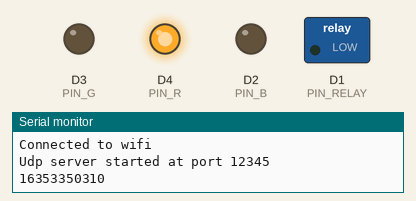
Simulated run of this sketch. Board: ESP8266 (NodeMCU). Parts: switched loads named in the sketch (green lamp = pin HIGH), output pins drawn as LEDs (lit = HIGH), the last lines printed to the serial monitor. WiFi joins after 1.5 s; servers stay silent unless stated.

Above: at 1.6 s.
At 2.1 s:
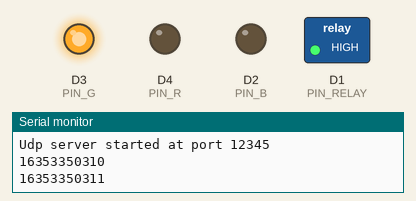
At 2.6 s:
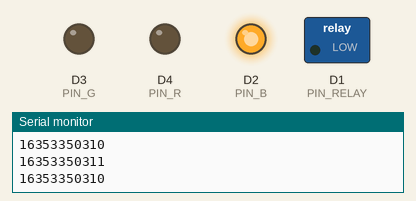
At 3.6 s:
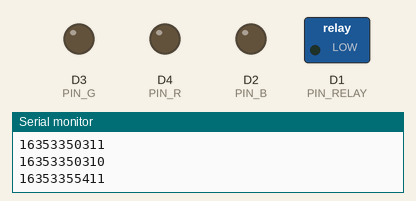
Timing chart, 0 to 5.1 s (numbered marks = the images above):
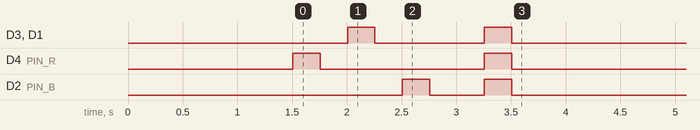

The sketch:

YBCA_NODEMCU.ino
```cpp
/*
   31 mar 2015
   http://www.esp8266.com/viewtopic.php?f=29&t=2222
   This sketch display UDP packets coming from an UDP client.
   On a Mac the NC command can be used to send UDP. (nc -u 192.168.1.101 12345).

   Configuration : Enter the ssid and password of your Wifi AP. Enter the port number your server is listening on.

*/
#include <ESP8266WiFi.h>
#include <WiFiUDP.h>

extern "C" {  //required for read Vdd Voltage
#include "user_interface.h"
#include "SimpleTimer.h"
  // uint16 readvdd33(void);
}

#define D0 16
#define D1 5 // I2C Bus SCL (clock)
#define D2 4 // I2C Bus SDA (data)
#define D3 0
#define D4 2 // Same as "LED_BUILTIN", but inverted logic
#define D5 14 // SPI Bus SCK (clock)
#define D6 12 // SPI Bus MISO
#define D7 13 // SPI Bus MOSI
#define D8 15 // SPI Bus SS (CS)
#define D9 3 // RX0 (Serial console)
#define D10 1 // TX0 (Serial console)

int ID = 02;   //change this for each device

int PIN_RELAY = D1; //5
int PIN_B = D2; //4
int PIN_G = D3; //0
int PIN_R = D4; //2

const int BLINK_DURATION = 100;
const int MODE_BLINK = 1;
const int MODE_FADE = 2;
int MODE = MODE_BLINK;
int brightness = 0;
int fadeAmount = 5;

int status = WL_IDLE_STATUS;
const char* ssid = "kineviz_test";  //  your network SSID (name)
const char* pass = "12345678";       // your network password
// const char* serverIP = "192.168.0.101"; //server to send my info  192.168.0.94
const char* serverIP = "192.168.0.94";
unsigned int serverPort = 12346;
unsigned int localPort = 12345;      // local port to listen for UDP packets
SimpleTimer timer;
byte packetBuffer[512]; //buffer to hold incoming and outgoing packets

// A UDP instance to let us send and receive packets over UDP
WiFiUDP Udp;

void setup() {
  pinMode(PIN_RELAY, OUTPUT);
  pinMode(PIN_R, OUTPUT);
  pinMode(PIN_G, OUTPUT);
  pinMode(PIN_B, OUTPUT);
  // Open serial communications and wait for port to open:
  Serial.begin(115200);
  while (!Serial) {
    ; // wait for serial port to connect. Needed for Leonardo only
  }

  // setting up Station AP
  WiFi.begin(ssid, pass);

  // Wait for connect to AP
  Serial.print("[Connecting]");
  Serial.print(ssid);
  int tries = 0;
  while (WiFi.status() != WL_CONNECTED) {
    delay(500);
    Serial.print(".");
    tries++;
    if (tries > 30) {
      break;
    }
  }
  Serial.println();
  printWifiStatus();

  Serial.println("Connected to wifi");
  Serial.print("Udp server started at port ");
  Serial.println(localPort);
  Udp.begin(localPort);

  blink(255, 0, 0, 0, 250);
  delay(250);
  blink(0, 255, 0, 1, 250);
  delay(250);
  blink(0, 0, 255, 0, 250);
  delay(500);
  blink(255, 255, 255, 1, 250);

  timer.setInterval(3000, heartBeat);

  // default mode
  MODE = MODE_BLINK;
  brightness = 0;
}

void blink(int r, int g, int b, int relay, int duration) {
  Serial.print(r + ',' + g + ',' + b + '. relay: ');
  Serial.print(relay);
  Serial.println();

  if (relay > 0) digitalWrite(PIN_RELAY, HIGH);
  analogWrite(PIN_R, r);
  analogWrite(PIN_G, g);
  analogWrite(PIN_B, b);
  //    if(r>0) digitalWrite(PIN_R, HIGH);
  delay(duration);
  digitalWrite(PIN_RELAY, LOW);
  analogWrite(PIN_R, 0);
  analogWrite(PIN_G, 0);
  analogWrite(PIN_B, 0);
  //    digitalWrite(PIN_R, LOW);
}

void loop() {
  timer.run();
  int noBytes = Udp.parsePacket();
  String cmd = "";

  if ( noBytes ) {
    Serial.print(millis() / 1000);
    Serial.print(":Packet of ");
    Serial.print(noBytes);
    Serial.print(" received from ");
    Serial.print(Udp.remoteIP());
    Serial.print(":");
    Serial.println(Udp.remotePort());
    // We've received a packet, read the data from it
    Udp.read(packetBuffer, noBytes); // read the packet into the buffer

    // display the packet contents in HEX
    for (int i = 1; i <= noBytes; i++) {
      Serial.print(packetBuffer[i - 1], HEX);
      cmd = cmd + char(packetBuffer[i - 1]);
      if (i % 32 == 0) {
        Serial.println();
      }
      else Serial.print(' ');
    } // end for
    Serial.println('\n'+ cmd + '\n');

    // blick options
    int commaIndex = cmd.indexOf(',');
    int secondCommaIndex = cmd.indexOf(',', commaIndex + 1);
    int thirdCommaIndex = cmd.indexOf(',', secondCommaIndex + 1);
    int forthCommaIndex = cmd.indexOf(',', thirdCommaIndex + 1);
    String strR = cmd.substring(0, commaIndex);
    String strG = cmd.substring(commaIndex + 1, secondCommaIndex);
    String strB = cmd.substring(secondCommaIndex + 1, thirdCommaIndex);
    String strRelay = cmd.substring(thirdCommaIndex + 1);
    int curMode = cmd.substring(forthCommaIndex + 1).toInt();

    if ( curMode == MODE_BLINK ) {
        MODE = curMode;
        blink(strR.toInt(), strG.toInt(), strB.toInt(), strRelay.toInt(), BLINK_DURATION);
    } else { // fade
        MODE = curMode;
    }
  } // end if

  if (MODE == MODE_FADE) {
      // fade
      brightness += fadeAmount;
      analogWrite(PIN_R, brightness);
      analogWrite(PIN_G, brightness);
      analogWrite(PIN_B, brightness);
      if (brightness == 0 || brightness == 250) {
          fadeAmount = -fadeAmount;
      }
      // wait for 20 milliseconds to see the dimming effect
      // whole loop is 1.00 second .  -- i just want a round number
      delay(20);
  } else {
      // reset
      brightness = 0;
      fadeAmount = 5;
  }
}


void heartMonitor() {
  int sensorValue = analogRead(A0);
  Udp.beginPacket(serverIP, serverPort);
  Udp.write("ecg ");
  Udp.println(sensorValue);
  Udp.endPacket();
}

void heartBeat() {
  Udp.beginPacket(serverIP, serverPort);
  Udp.write("Heartbeat from ESP8266 ID:");
  Udp.print(ID);
  Udp.write(" #IP:");
  Udp.print(WiFi.localIP());
  Udp.println();
  Udp.endPacket();

  Serial.println("Heatbeat sent to server");
  Serial.println();
}

void printWifiStatus() {
  // print the SSID of the network you're attached to:
  Serial.print("SSID: ");
  Serial.println(WiFi.SSID());

  // print your WiFi shield's IP address:
  IPAddress ip = WiFi.localIP();
  Serial.print("IP Address: ");
  Serial.println(ip);
}
```
